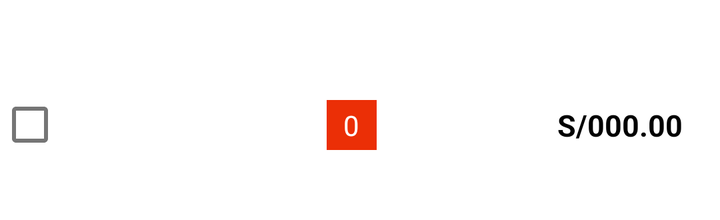
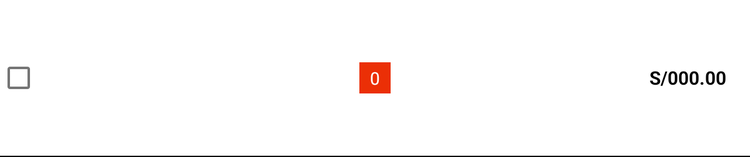

Compare how this app lays out the same screen by default and in its alternative resource folder. The renders come first, then the two layout files and the values they reference.
<!-- AndroidManifest.xml: application theme AppTheme -->
<!-- res/layout/menu_row.xml -->
<?xml version="1.0" encoding="utf-8"?>
<androidx.constraintlayout.widget.ConstraintLayout xmlns:android="http://schemas.android.com/apk/res/android"
    xmlns:app="http://schemas.android.com/apk/res-auto"
    xmlns:tools="http://schemas.android.com/tools"
    android:layout_width="match_parent"
    android:layout_height="wrap_content">

    <LinearLayout
        android:id="@+id/linearLayout_sep"
        android:layout_width="match_parent"
        android:layout_height="wrap_content"
        android:layout_marginTop="15dp"
        android:background="@color/black"
        android:orientation="horizontal"
        app:layout_constraintEnd_toEndOf="parent"
        app:layout_constraintStart_toStartOf="parent"
        app:layout_constraintTop_toTopOf="parent" />

    <LinearLayout
        android:id="@+id/linearLayout_menu_rey"
        android:layout_width="match_parent"
        android:layout_height="wrap_content"
        app:layout_constraintEnd_toEndOf="parent"
        app:layout_constraintStart_toStartOf="parent"
        app:layout_constraintTop_toBottomOf="@+id/linearLayout_sep">

        <RelativeLayout
            android:id="@+id/relative_layout_rey"
            android:layout_width="match_parent"
            android:layout_height="wrap_content"
            android:contentDescription="@string/app_name"
            android:orientation="horizontal"
            tools:ignore="UselessParent">

            <TextView
                android:id="@+id/name_plate_row"
                android:layout_width="110dp"
                android:layout_height="wrap_content"
                android:layout_centerVertical="true"
                android:layout_marginStart="1dp"
                android:layout_toEndOf="@+id/Active_Check"
                android:gravity="center"
                android:textColor="@color/black"
                android:textSize="15sp"
                android:textStyle="bold" />

            <RelativeLayout
                android:id="@+id/relativeLayout_plus_less"
                android:layout_width="50dp"
                android:layout_height="wrap_content"
                android:layout_centerHorizontal="true"
                android:layout_centerVertical="true"
                android:layout_marginStart="10dp"
                android:layout_toEndOf="@+id/name_plate_row"
                android:contentDescription="@string/app_name"
                android:gravity="center"
                android:orientation="vertical">

                <ImageView
                    android:id="@+id/add_id"
                    android:layout_width="30dp"
                    android:layout_height="30dp"
                    android:layout_marginBottom="5dp"
                    android:layout_centerHorizontal="true"
                    android:clickable="false"
                    android:contentDescription="@string/app_name"
                    android:saveEnabled="false"
                    android:src="@drawable/ic_baseline_add_24" />

                <TextView
                    android:id="@+id/cant_id"
                    android:layout_width="25dp"
                    android:layout_height="25sp"
                    android:layout_below="@id/add_id"
                    android:layout_centerHorizontal="true"
                    android:background="#eb2f06"
                    android:gravity="center"
                    android:text="@string/_0"
                    android:textColor="#FFFFFF" />

                <ImageView
                    android:id="@+id/remove_id"
                    android:layout_width="30dp"
                    android:layout_height="30dp"
                    android:layout_below="@+id/cant_id"
                    android:layout_centerHorizontal="true"
                    android:background="#fff"
                    android:layout_marginTop="5dp"
                    android:clickable="false"
                    android:contentDescription="@string/app_name"
                    android:saveEnabled="false"
                    android:src="@drawable/ic_baseline_remove_24" />

            </RelativeLayout>

            <CheckBox
                android:id="@+id/Active_Check"
                android:layout_width="30dp"
                android:layout_height="30dp"
                android:layout_centerVertical="true"
                android:gravity="center" />

            <TextView
                android:id="@+id/totalPlate_"
                android:layout_width="70dp"
                android:layout_height="wrap_content"
                android:layout_alignParentEnd="true"
                android:layout_centerVertical="true"
                android:layout_margin="15dp"
                android:gravity="center"
                android:text="@string/s_0_00"
                android:textColor="@color/black"
                android:textSize="15sp"
                android:textStyle="bold" />
        </RelativeLayout>
    </LinearLayout>

</androidx.constraintlayout.widget.ConstraintLayout>
<!-- resources referenced by this layout -->
<resources>
  <color name="black">#FF000000</color>
  <string name="_0">0</string>
  <string name="app_name">Las Esteras</string>
  <string name="s_0_00">S/000.00</string>
  <!-- from res/values-v21/ -->
  <style name="AppTheme" parent="Theme.MaterialComponents.Light.NoActionBar">
          <item name="colorPrimary">@color/teal_700</item>
          <item name="colorPrimaryDark">@color/colorPrimaryDark</item>
          <item name="colorAccent">@color/colorAccent</item>
  
          <item name="android:windowContentTransitions">true</item>
      </style>
  <color name="teal_700">#6F1203</color>
  <color name="colorPrimaryDark">#124a38</color>
  <color name="colorAccent">#a63819</color>
</resources>
<!-- res/layout-large/menu_row.xml (the repository's variant of the layout above) -->
<!-- drawn on a 7-inch tablet held upright -->
<?xml version="1.0" encoding="utf-8"?>
<androidx.constraintlayout.widget.ConstraintLayout xmlns:android="http://schemas.android.com/apk/res/android"
    xmlns:app="http://schemas.android.com/apk/res-auto"
    xmlns:tools="http://schemas.android.com/tools"
    android:layout_width="match_parent"
    android:layout_height="wrap_content">

    <LinearLayout
        android:id="@+id/linearLayout_sep"
        android:layout_width="match_parent"
        android:layout_height="wrap_content"
        android:layout_marginTop="15dp"
        android:background="@color/black"
        android:orientation="horizontal"
        app:layout_constraintEnd_toEndOf="parent"
        app:layout_constraintStart_toStartOf="parent"
        app:layout_constraintTop_toTopOf="parent" />

    <LinearLayout
        android:id="@+id/linearLayout_menu_rey"
        android:layout_width="match_parent"
        android:layout_height="wrap_content"
        app:layout_constraintEnd_toEndOf="parent"
        app:layout_constraintStart_toStartOf="parent"
        app:layout_constraintTop_toBottomOf="@+id/linearLayout_sep">

        <RelativeLayout
            android:id="@+id/relative_layout_rey"
            android:layout_width="match_parent"
            android:layout_height="wrap_content"
            android:contentDescription="@string/app_name"
            android:orientation="horizontal"
            tools:ignore="UselessParent">

            <TextView
                android:id="@+id/name_plate_row"
                android:layout_width="140dp"
                android:layout_height="wrap_content"
                android:layout_centerVertical="true"
                android:layout_marginStart="1dp"
                android:layout_toEndOf="@+id/Active_Check"
                android:gravity="center"
                android:textColor="@color/black"
                android:textSize="15sp"
                android:textStyle="bold" />

            <RelativeLayout
                android:id="@+id/relativeLayout_plus_less"
                android:layout_width="50dp"
                android:layout_height="wrap_content"
                android:layout_centerVertical="true"
                android:layout_centerHorizontal="true"
                android:contentDescription="@string/app_name"
                android:gravity="center"
                android:orientation="vertical">

                <ImageView
                    android:id="@+id/add_id"
                    android:layout_width="30dp"
                    android:layout_height="30dp"
                    android:layout_centerHorizontal="true"
                    android:layout_marginBottom="5dp"
                    android:clickable="false"
                    android:contentDescription="@string/app_name"
                    android:saveEnabled="false"
                    android:src="@drawable/ic_baseline_add_24" />

                <TextView
                    android:id="@+id/cant_id"
                    android:layout_width="25dp"
                    android:layout_height="25sp"
                    android:layout_below="@id/add_id"
                    android:layout_centerHorizontal="true"
                    android:background="#eb2f06"
                    android:gravity="center"
                    android:text="@string/_0"
                    android:textColor="#FFFFFF" />

                <ImageView
                    android:id="@+id/remove_id"
                    android:layout_width="30dp"
                    android:layout_height="30dp"
                    android:layout_below="@+id/cant_id"
                    android:layout_centerHorizontal="true"
                    android:layout_marginTop="5dp"
                    android:background="#fff"
                    android:clickable="false"
                    android:contentDescription="@string/app_name"
                    android:saveEnabled="false"
                    android:src="@drawable/ic_baseline_remove_24" />

            </RelativeLayout>

            <CheckBox
                android:id="@+id/Active_Check"
                android:layout_width="30dp"
                android:layout_height="30dp"
                android:layout_centerVertical="true"
                android:gravity="center" />


            <TextView
                android:id="@+id/totalPlate_"
                android:layout_width="70dp"
                android:layout_height="wrap_content"
                android:layout_alignParentEnd="true"
                android:layout_centerVertical="true"
                android:layout_margin="15dp"
                android:gravity="center"
                android:text="@string/s_0_00"
                android:textColor="@color/black"
                android:textSize="15sp"
                android:textStyle="bold" />
        </RelativeLayout>
    </LinearLayout>

    <LinearLayout
        android:layout_width="match_parent"
        android:layout_height="1dp"
        android:layout_marginTop="15dp"
        android:layout_marginBottom="5dp"
        android:background="@color/black"
        android:orientation="horizontal"
        app:layout_constraintEnd_toEndOf="parent"
        app:layout_constraintStart_toStartOf="parent"
        app:layout_constraintTop_toBottomOf="@+id/linearLayout_menu_rey" />
</androidx.constraintlayout.widget.ConstraintLayout>
